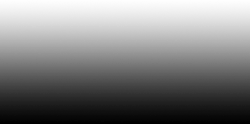
#> input picture Admin/src/assets/boxshow.png, 250 x 124 px
$ python -i FileCompress.py   (imports and definitions only)   (older library calls are emulated)
#> lines starting #> are read from the running program, lines starting #| are printed output that depends on the picture
from PIL import Image

# [23 lines left out: function HeadImg, not called in this run]

# [15 lines of commented-out code are left out]

def ArticleCover(files):
#> called with files = '../../../Admin/src/assets/boxshow.png'
    templateW = 320
    templateH = 192

    file = Image.open(files)
#> file is the input picture: PIL image 250x124 RGBA; mean R, G, B, A 0, 0, 0, 127.5
    source_w = [0, file.size[0]]
#> source_w = [0, 250]
    source_h = [1, file.size[1]]
#> source_h = [1, 124]

    # 取出源文件最短的一条边
    minlength = source_w if source_w[1] < source_h[1] else source_h
#> minlength = [1, 124]

    if minlength[0] == 1:
        if source_w[1] > source_h[1]:
            rate = float(320) / float(source_w[1])
#> rate = 1.28
        else:
            rate = float(192) / float(source_h[1])

        new_size = (int(source_w[1] * rate), int(source_h[1] * rate))
#> new_size = (320, 158)

        file = file.resize(new_size,Image.ANTIALIAS)
#> file: PIL image 320x158 RGBA

    else:

        # 切割高度比例
        cropH = minlength[1] / 1.665

        # 裁剪
        file = file.crop((0, 0, minlength[1], cropH))

        # 高质量压缩
        file = file.resize((templateW, templateH),Image.ANTIALIAS)

    return file.crop((0, 0, 320, 192))
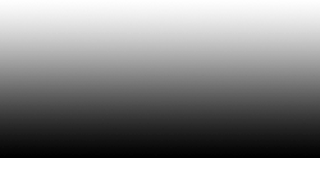
#> returned value: PIL image 320x192 RGBA; mean R, G, B, A 0, 0, 0, 104.9; transparent parts drawn white

# [21 lines left out: function ProjectCover, not called in this run]


>>> result = ArticleCover('../../../Admin/src/assets/boxshow.png')
